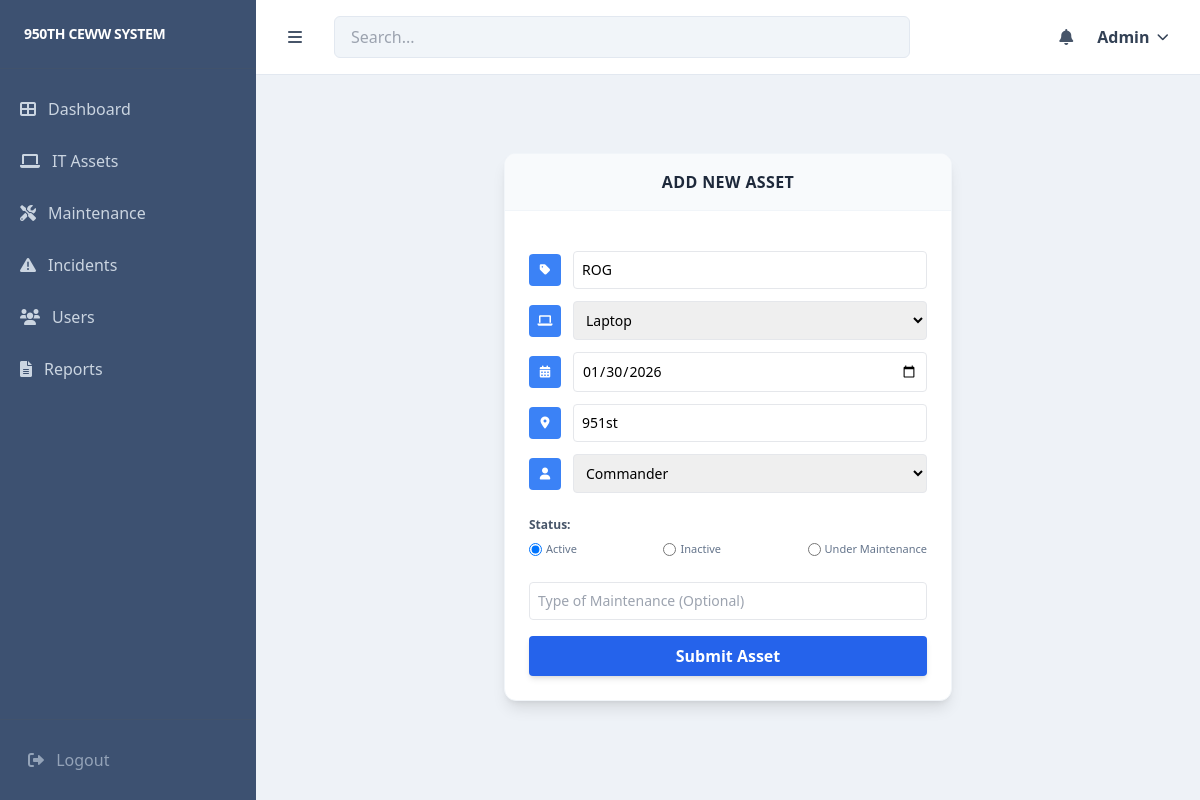
The page /dashboard/assets/edit/11/ (signed in) on the database its author committed.
### core/models.py (models this page shows, shortened)
class Asset(models.Model):
    ASSET_TYPES = [('PC', 'PC'), ('Laptop', 'Laptop'), ('Server', 'Server')]
    STATUS_CHOICES = [('Active', 'Active'), ('Inactive', 'Inactive'), ('Maintenance', 'Under Maintenance')]
    assets_id = models.CharField(max_length=10, unique=True, editable=False)
    assets_name = models.CharField(max_length=100)
    assigned_to = models.ForeignKey(User, on_delete=models.SET_NULL, null=True, blank=True)
    assets_type = models.CharField(max_length=20, choices=ASSET_TYPES)
    location = models.CharField(max_length=100)
    status = models.CharField(max_length=20, choices=STATUS_CHOICES, default='Active')
    date_added = models.DateField(default=timezone.now) # This allows the manual change

### core/views.py (the view)
# urls.py: path('assets/edit/<int:asset_id>/', views.edit_asset, name='edit_asset'),
@login_required
def edit_asset(request, asset_id):
    asset = get_object_or_404(Asset, pk=asset_id)
    if request.method == "POST":
        form = AssetForm(request.POST, instance=asset)
        if form.is_valid():
            form.save()
            messages.success(request, f"Asset {asset.assets_id} updated successfully!")
            return redirect('asset_list')
    else:
        form = AssetForm(instance=asset)
    return render(request, 'core/add_asset.html', {
        'form': form,
        'title': f'Edit Asset: {asset.assets_id}'
    })

### core/forms.py
class AssetForm(forms.ModelForm):
    type_of_maintenance = forms.CharField(
        required=False,
        widget=forms.TextInput(attrs={'placeholder': 'Type of Maintenance (Optional)', 'class': 'w-full p-2 border rounded text-sm'})
    )
    class Meta:
        model = Asset
        fields = ['assets_name', 'assets_type', 'location', 'status', 'date_added', 'assigned_to']
        widgets = {
            'assets_name': forms.TextInput(attrs={'placeholder': 'Assets name', 'class': 'w-full p-2 border rounded text-sm'}),
            'assets_type': forms.Select(attrs={'class': 'w-full p-2 border rounded text-sm'}),
            'location': forms.TextInput(attrs={'placeholder': 'Location', 'class': 'w-full p-2 border rounded text-sm'}),
            'date_added': forms.DateInput(attrs={'type': 'date', 'class': 'w-full p-2 border rounded text-sm'}),
            'assigned_to': forms.Select(attrs={'class': 'w-full p-2 border rounded text-sm'}), # Added widget for cleaner look
            'status': forms.RadioSelect(),
        }

### core/templates/core/add_asset.html (shortened to what this page needs)
{% extends 'core/admin_dashboard.html' %}
{% block content %}
<div class="flex justify-center items-center min-h-[80vh]">
    <div class="w-full max-w-md bg-white rounded-xl shadow-lg border border-slate-100 overflow-hidden">
        <div class="bg-slate-50 p-4 border-b border-slate-100">
            <h2 class="text-center font-bold text-slate-800 uppercase tracking-wide">Add New Asset</h2>
        </div>
        <form method="POST" class="p-6 space-y-4">
            <div class="space-y-3">
                <div class="flex items-center gap-3">
                    <div class="w-8 h-8 bg-blue-500 rounded flex-shrink-0 flex items-center justify-center text-white"><i class="fas fa-tag text-xs"></i></div>
                    {{ form.assets_name }}
                </div>
                <div class="flex items-center gap-3">
                    <div class="w-8 h-8 bg-blue-500 rounded flex-shrink-0 flex items-center justify-center text-white"><i class="fas fa-laptop text-xs"></i></div>
                    {{ form.assets_type }}
                </div>
                <div class="flex items-center gap-3">
                    <div class="w-8 h-8 bg-blue-500 rounded flex-shrink-0 flex items-center justify-center text-white"><i class="fas fa-calendar-alt text-xs"></i></div>
                    {{ form.date_added }}
                </div>
                <div class="flex items-center gap-3">
                    <div class="w-8 h-8 bg-blue-500 rounded flex-shrink-0 flex items-center justify-center text-white"><i class="fas fa-map-marker-alt text-xs"></i></div>
                    {{ form.location }}
                </div>
                <div class="flex items-center gap-3">
                    <div class="w-8 h-8 bg-blue-500 rounded flex-shrink-0 flex items-center justify-center text-white"><i class="fas fa-user text-xs"></i></div>
                    {{ form.assigned_to }}
                </div>
            </div>
            <div class="py-2">
                <span class="text-xs font-bold text-slate-600 block mb-2">Status:</span>
                <div class="flex justify-between text-[11px] font-medium text-slate-500">
                    {% for radio in form.status %}
                        <label class="flex items-center gap-1 cursor-pointer hover:text-blue-600">
                            {{ radio.tag }} {{ radio.choice_label }}
                        </label>
                    {% endfor %}
                </div>
            </div>
            {{ form.type_of_maintenance }}
            <button type="submit" class="w-full bg-blue-600 hover:bg-blue-700 text-white font-bold py-2 rounded shadow-md transition-all active:transform active:scale-95">
                Submit Asset
            </button>
        </form>
    </div>
</div>
{% endblock %}

### core/templates/core/admin_dashboard.html (shortened to what this page needs)
{% load static %}
<!DOCTYPE html>
<html lang="en">
<head>
    <script src="https://cdn.tailwindcss.com"></script>
    <link rel="stylesheet" href="https://cdnjs.cloudflare.com/ajax/libs/font-awesome/6.0.0/css/all.min.css">
</head>
<body class="bg-slate-100 font-sans">
<div class="flex min-h-screen">
    <div class="w-64 bg-[#3d5171] text-white flex flex-col sticky top-0 h-screen">
        <div class="p-6 border-b border-slate-600/50">
            <h2 class="text-sm font-bold tracking-tight uppercase">950th CEWW System</h2>
        </div>
        <nav class="flex-1 mt-4 px-2 space-y-1">
            <a href="{% url 'dashboard' %}" class="flex items-center p-3 rounded-lg transition {% if request.resolver_match.url_name == 'dashboard' %} bg-white/10 text-white font-bold {% else %} text-slate-300 hover:bg-white/5 {% endif %}">
                <i class="fas fa-th-large mr-3"></i> Dashboard
            </a>
            <a href="{% url 'asset_list' %}" class="flex items-center p-3 rounded-lg transition {% if request.resolver_match.url_name == 'asset_list' %} bg-white/10 text-white font-bold {% else %} text-slate-300 hover:bg-white/5 {% endif %}">
                <i class="fas fa-laptop mr-3"></i> IT Assets
            </a>
            <a href="{% url 'maintenance_list' %}" class="flex items-center p-3 rounded-lg transition {% if request.resolver_match.url_name == 'maintenance_list' %} bg-white/10 text-white font-bold {% else %} text-slate-300 hover:bg-white/5 {% endif %}">
                <i class="fas fa-tools mr-3"></i> Maintenance
            </a>
            <a href="{% url 'incident_list' %}" class="flex items-center p-3 rounded-lg transition {% if request.resolver_match.url_name == 'incident_list' %} bg-white/10 text-white font-bold {% else %} text-slate-300 hover:bg-white/5 {% endif %}">
                <i class="fas fa-exclamation-triangle mr-3"></i> Incidents
            </a>
            {% if request.user.groups.all.0.name == 'Admin' %}
            <a href="{% url 'user_list' %}" class="flex items-center p-3 rounded-lg transition {% if request.resolver_match.url_name == 'user_list' %} bg-white/10 text-white font-bold {% else %} text-slate-300 hover:bg-white/5 {% endif %}">
                <i class="fas fa-users mr-3"></i> Users
            </a>
            {% endif %}
            <a href="{% url 'reports' %}" class="flex items-center p-3 rounded-lg transition {% if request.resolver_match.url_name == 'reports' %} bg-white/10 text-white font-bold {% else %} text-slate-300 hover:bg-white/5 {% endif %}">
                <i class="fas fa-file-alt mr-3"></i> Reports
            </a>
        </nav>
        <div class="p-4 border-t border-slate-600/50">
            <form action="{% url 'logout' %}" method="post">
                <button type="submit" class="w-full text-left p-3 text-slate-400 hover:text-white transition">
                    <i class="fas fa-sign-out-alt mr-2"></i> Logout
                </button>
            </form>
        </div>
    </div>
    <div class="flex-1 bg-[#eef2f7] flex flex-col">
        <header class="bg-white px-8 py-4 flex items-center justify-between border-b border-slate-200 sticky top-0 z-40">
            <i class="fas fa-bars text-slate-600 cursor-pointer"></i>
            <div class="flex-1 mx-8">
                <input type="text" placeholder="Search..." class="w-full max-w-xl px-4 py-2 bg-slate-100 rounded-md border border-slate-200 focus:outline-none focus:ring-2 focus:ring-blue-500/20">
            </div>
            <div class="flex items-center space-x-6">
                <i class="fas fa-bell text-slate-600 cursor-pointer hover:text-blue-600"></i>
                <div class="relative">
                    <button id="userMenuBtn" onclick="toggleDropdown(event)" class="flex items-center space-x-2 text-slate-700 font-bold focus:outline-none hover:text-blue-600 transition">
                        <span>{{ user.username|default:"User" }}</span>
                        <i class="fas fa-chevron-down text-xs"></i>
                    </button>
                </div>
            </div>
        </header>
        <main class="p-8">
            {% block content %}{% endblock %}
        </main>
    </div>
</div>
</body>
</html>

### rows shown on the page
Asset: assets_name "ROG", assets_type "Laptop", date_added "01/30/2026", location "951st", assigned_to "Commander"

### other values the page prints
{{ user.username|default:"User" }} "Admin"
{{ radio.choice_label }} "Active" "Inactive" "Under Maintenance"
